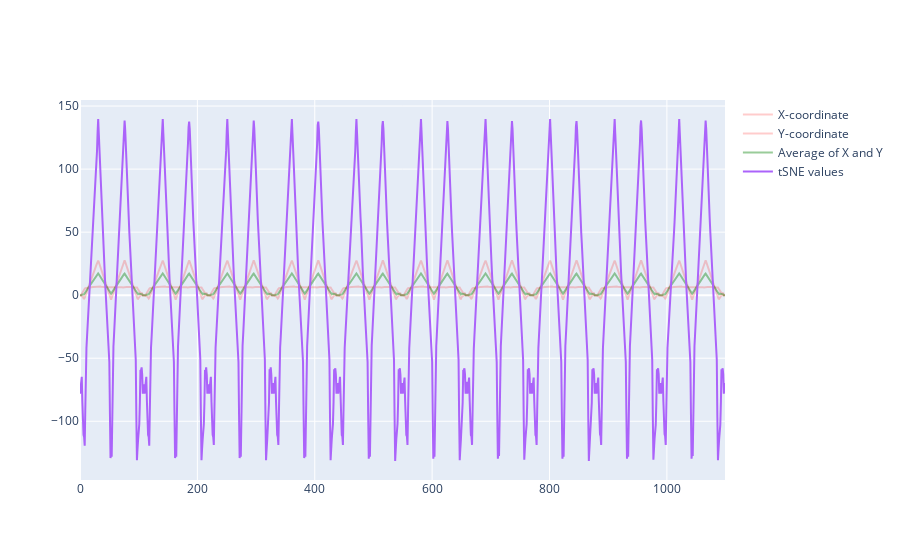

The code cell stored with this chart in its notebook:
### Code cell
repeat = 10
x_values = (list(df[1]) * repeat)
y_values = (list(df[2]) * repeat)

fig1 = go.Figure(layout=go.Layout(showlegend=True))
fig1.add_trace(go.Scatter(y=x_values, name='X-coordinate', opacity=0.2,
                            marker=dict(size=1,color='red')))
fig1.add_trace(go.Scatter(y=y_values, name='Y-coordinate', opacity=0.2,
                            marker=dict(size=1,color='red')))

# Naive Approach-finding average value of x and y coordinate
average_values = ([(a+b)/2 for a,b in zip(x_values,y_values)])
fig1.add_trace(go.Scatter(y=average_values,  name='Average of X and Y', opacity=0.4,
                            marker=dict(size=1,color='green')))

#Dimensionality reduction using non-linear methods
tsne = manifold.TSNE(n_components=1, init='pca', random_state=0)
tsne_values = tsne.fit_transform(pd.DataFrame([x_values, y_values]).T).ravel()
# tsne_values = normalize([tsne_values])
fig1.add_trace(go.Scatter(y=list(tsne_values),  name='tSNE values '))
fig1.show()

### Figure 1 — Plotly figure (JSON) as saved in the notebook; plotly's stock layout.template omitted (floating-point values rounded to 4 significant figures; data arrays with more than 128 entries replaced by an {"elided": "..."} marker saying what was removed)
{"data": [{"marker": {"color": "red", "size": 1}, "name": "X-coordinate", "opacity": 0.2, "type": "scatter", "y": {"elided": "1100 float values"}}, {"marker": {"color": "red", "size": 1}, "name": "Y-coordinate", "opacity": 0.2, "type": "scatter", "y": {"elided": "1100 float values"}}, {"marker": {"color": "green", "size": 1}, "name": "Average of X and Y", "opacity": 0.4, "type": "scatter", "y": {"elided": "1100 float values"}}, {"name": "tSNE values ", "type": "scatter", "y": {"elided": "1100 float values"}}], "layout": {"showlegend": true}}
